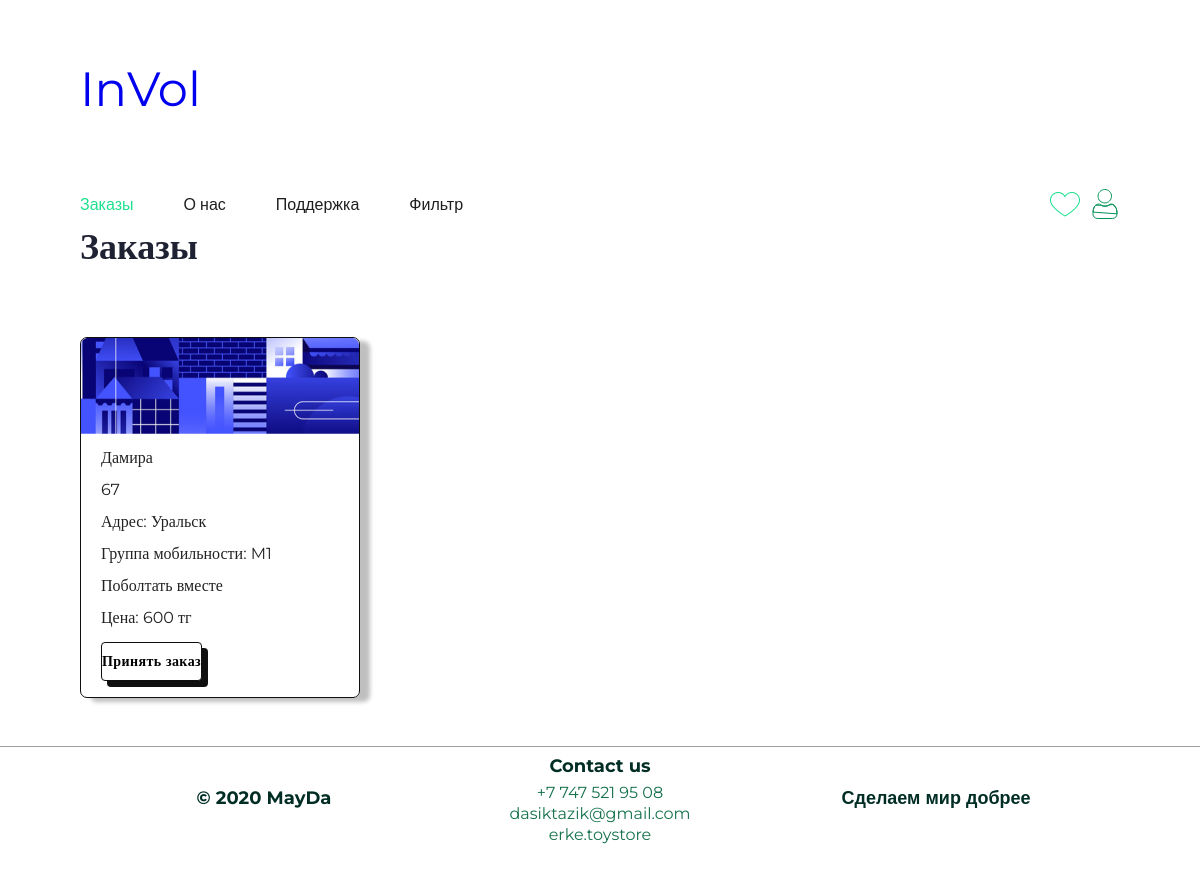
The app's page /orders/show_orders (signed in) with its own data.
### orders/models.py (models this page shows, shortened)
class Order(models.Model):
    client = models.ForeignKey(
        Client,
        on_delete=models.CASCADE,
        null=True, blank=True,
        related_name="my_orders",
        verbose_name="клиент",
    )
    volunteer = models.ForeignKey(
        Volunteer,
        on_delete=models.CASCADE,
        null=True, blank=True,
        related_name="liked_orders",
        verbose_name="волонтер"
    )
    inquiry = models.CharField(
        max_length=100,
        verbose_name="запрос"
    )
    price = models.SmallIntegerField(
        validators=[MinValueValidator(100)],
        verbose_name="цена"
    )
    is_completed = models.BooleanField(
        default=False,
        verbose_name="выполнено"
    )
    objects = OrderManager()
    @property
    def price_display(self):
        return f"Цена: {self.price} тг"

### users/models.py (models this page shows, shortened)
class CustomUser(AbstractBaseUser, PermissionsMixin):
    first_name = models.CharField(
        max_length=255,
        verbose_name='имя'
    )
    email = models.EmailField(
        unique=True,
        verbose_name='электронная почта',
    )
    phone_number = models.CharField(
        max_length=20,
        verbose_name='телефонный номер'
    )
    is_active = models.BooleanField(default=True)
    is_staff = models.BooleanField(default=False)
    objects = CustomUserManager()
    USERNAME_FIELD = 'email'
    REQUIRED_FIELDS = ['first_name', 'phone_number']

class Client(CustomUser):
    class Meta:
        verbose_name = 'Клиент'
        verbose_name_plural = 'Клиенты'
        permissions = (("create_order", "Can create order"),)

class BaseProfile(models.Model):
    AGE_MIN = 14
    AGE_MAX = 128
    class Sex(models.TextChoices):
        MALE = 'M', 'Мужской'
        FEMALE = 'F', 'Женский'
        OTHER = 'O', 'Другое'
    age = models.PositiveIntegerField(
        validators=[MinValueValidator(AGE_MIN), MaxValueValidator(AGE_MAX)],
        null=True, blank=True,
        verbose_name='возраст',
    )
    sex = models.CharField(
        max_length=1,
        choices=Sex.choices,
        null=True, blank=True,
        verbose_name='пол',
    )
    city = models.CharField(
        max_length=255,
        null=True, blank=True,
        verbose_name='город'
    )
    about_me = models.TextField(
        null=True, blank=True,
        verbose_name='о себе'
    )
    rating = models.FloatField(null=True, blank=True)
    class Meta:
        abstract = True
    @property
    def city_display(self):
        return f"Адрес: {self.city}"

class ClientProfile(BaseProfile):
    class Mobility(models.TextChoices):
        NO = "Нету", "Люди, не имеющие ограничений по мобильности"
        M1 = "M1", "Люди, не имеющие инвалидности со сниженной мобильностью (люди пенсионного возраста, люди с детьми дошкольного возраста, беременные женщины), а также глухие и слабослышащие"
        M2 = "M2", "Пожилые немощные люди (в том числе инвалиды по старости), инвалиды с недостатками зрения, пользующиеся белой тростью"
        M3 = "M3", "Инвалиды и другие маломобильные граждане, не относящиеся к группе М2, использующие при движении дополнительные опоры (костыли, трости), инвалиды на протезах"
        M4 = "M4", "Инвалиды и другие маломобильные граждане, не относящиеся к группе М2, передвигающиеся на креслах-колясках"
        HM = "HM", "Немобильные граждане"
        HT = "HT", "Нетранспортабельные люди"
        HO = "HO", "Люди с ограниченной степенью свободы, в том числе люди с психическими отклонениями"
    client = models.OneToOneField(Client, on_delete=models.CASCADE, related_name='profile')
    mobility = models.CharField(
        max_length=4,
        choices=Mobility.choices,
        null=True, blank=True,
        verbose_name='мобильность'
    )
    @property
    def mobility_display(self):
        if self.mobility == 'Нету':
            return 'Нету мобильности'
        return f'Группа мобильности: {self.mobility}'

### orders/views.py (the view, shortened to what this page needs)
# urls.py: path("show_orders", views.show_orders, name="show_orders"),
@login_required
def show_orders(request):
    print(request.path)
    template_name = "orders/show_orders.html"
    context = {
        "orders": Order.objects.get_free_orders(),
    }
    return render(request, template_name, context)

### orders/models.py (called while the page is built)
    def get_incompleted_orders(self):
        return super().get_queryset().filter(is_completed=False)

    def get_free_orders(self):
        return self.get_incompleted_orders().filter(volunteer=None)

### users/templatetags/users_extras.py (called while the page is built)
@register.filter
def isinstance(user, model_name):
    model = getattr(user, '__class__')
    return model.__name__.lower() == model_name.lower()

### templates/orders/show_orders.html (shortened to what this page needs)
{% extends 'base.html' %}
{% load static %}
{% block css %}
    {{ block.super }}
    <link rel="stylesheet" href="{% static 'css/style.css' %}">
{% endblock css %}
{% block content %}
    <main class="main">
        <h1 class="main__h1 main__h1_left">Заказы</h1>
        {% include "orders/_orders.html" with orders=orders %}
    </main>
{% endblock content %}

### templates/orders/_orders.html (shortened to what this page needs)
{% load static %}
{% load users_extras %}
<div class="cards">
    {% for order in orders %}
        <div class="card">
            <img src="{% static 'img/Image (2).png' %}" class="card__img" alt="">
            <div class="card__content">
                <p class="card__text">{{ order.client.first_name }}</p>
                <p class="card__text">{{ order.client.profile.age }}</p>
                <p class="card__text">{{ order.client.profile.city_display }}</p>
                <p class="card__text">{{ order.client.profile.mobility_display }}</p>
                <p class="card__text">{{ order.inquiry }}</p>
                <p class="card__text">{{ order.price_display }}</p>
                <form method="post">
                    {% if request.path == '/orders/liked_orders' %}
                        <button type="submit" class="card__button" name="take_order">Отменить заказ</button>
                    {% elif request.path == '/orders/show_orders' %}
                        <button type="submit" class="card__button" name="take_order">Принять заказ</button>
                    {% elif request.path == '/orders/my_orders' %}
                        <button type="submit" class="card__button" name="change_order">Изменить</button>
                    {% endif %}
                </form>
            </div>
        </div>
    {% endfor %}
</div>

### static/css/main_page.css (style rules this page uses)
html { box-sizing: border-box; height: 100%; }
body { margin: 0; padding: 0; font-family: 'Montserrat', sans-serif; overflow-x: hidden; display: flex; flex-direction: column; justify-content: space-between; font-family: "Montserrat", sans-serif; }

### static/css/style.css (style rules this page uses)
* { font-family: 'Montserrat'; font-style: normal; margin: 0; padding: 0; }
body { display: flex; flex-direction: column; align-items: center; }
.main { width: calc(100% - 160px); max-width: 1280px; display: flex; flex-direction: column; align-items: center; }
.main__h1 { font-weight: 600; font-size: 36px; line-height: 54px; display: flex; align-items: center; color: #1F2232; }
.main__h1_left { align-self: flex-start; }
.cards { width: 100%; margin-top: 4rem; display: grid; grid-template-columns: repeat(3, 278px); grid-column-gap: 20px; justify-content: space-between; }
.card { width: 100%; display: flex; flex-direction: column; align-items: center; border-radius: 7px; border: 1px solid #0F0F0F; box-shadow: 10px 4px 4px rgba(0, 0, 0, 0.25); margin-bottom: 3rem; }
.card__img { width: 100%; height: auto; }
.card__content { width: calc(100% - 40px); display: flex; flex-direction: column; align-items: flex-start; }
.card__text { font-size: 16px; margin-top: 16px; }
.card__button { background: #FFFFFF; border: 1px solid #0F0F0F; box-shadow: 6px 6px 0px #0F0F0F; border-radius: 4px; font-family: 'Montserrat'; font-style: normal; font-weight: 600; font-size: 14px; line-height: 21px; letter-spacing: 0.42px; width: 100%; padding: 8px 0; color: #000000; cursor: pointer; margin: 16px 0; transition-duration: 0.2s; }

### records on screen
Order: client.first_name "Дамира", client.profile.age "67", client.profile.city_display "Адрес: Уральск", client.profile.mobility_display "Группа мобильности: M1", inquiry "Поболтать вместе", price_display "Цена: 600 тг"
